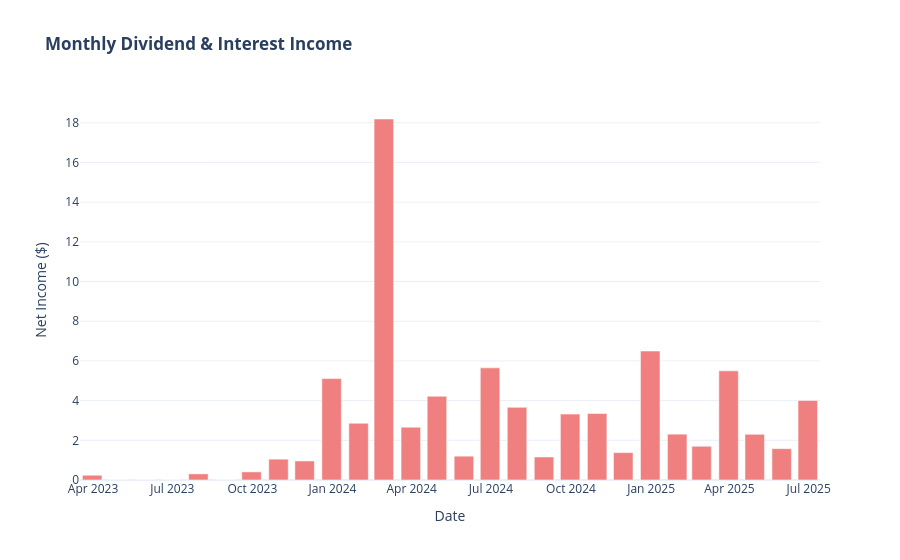

Notebook source saved alongside this figure:
### Code cell
fig_income = go.Figure()

fig_income.add_trace(
    go.Bar(
        x=monthly_income.index,
        y=monthly_income,
        name='Dividend / Interest Income',
        marker_color='lightcoral'
    )
)

fig_income.update_layout(
    title_text='<b>Monthly Dividend & Interest Income</b>',
    template='plotly_white',
    xaxis_title='Date',
    yaxis_title='Net Income ($)'
)

fig_income.show()

### Figure 1 — Plotly figure (JSON) as saved in the notebook; plotly's stock layout.template omitted (floating-point values rounded to 4 significant figures)
{"data": [{"marker": {"color": "lightcoral"}, "name": "Dividend / Interest Income", "type": "bar", "x": ["2023-03-31T00:00:00", "2023-04-30T00:00:00", "2023-05-31T00:00:00", "2023-06-30T00:00:00", "2023-07-31T00:00:00", "2023-08-31T00:00:00", "2023-09-30T00:00:00", "2023-10-31T00:00:00", "2023-11-30T00:00:00", "2023-12-31T00:00:00", "2024-01-31T00:00:00", "2024-02-29T00:00:00", "2024-03-31T00:00:00", "2024-04-30T00:00:00", "2024-05-31T00:00:00", "2024-06-30T00:00:00", "2024-07-31T00:00:00", "2024-08-31T00:00:00", "2024-09-30T00:00:00", "2024-10-31T00:00:00", "2024-11-30T00:00:00", "2024-12-31T00:00:00", "2025-01-31T00:00:00", "2025-02-28T00:00:00", "2025-03-31T00:00:00", "2025-04-30T00:00:00", "2025-05-31T00:00:00", "2025-06-30T00:00:00"], "y": [0.24, 0.0, 0.0, 0.0, 0.31, 0.0, 0.41, 1.05, 0.96, 5.11, 2.86, 18.19, 2.66, 4.22, 1.2, 5.65, 3.66, 1.16, 3.32, 3.35, 1.38, 6.5, 2.31, 1.7, 5.5, 2.3, 1.58, 4.01]}], "layout": {"title": {"text": "<b>Monthly Dividend & Interest Income</b>"}, "xaxis": {"title": {"text": "Date"}}, "yaxis": {"title": {"text": "Net Income ($)"}}}}
